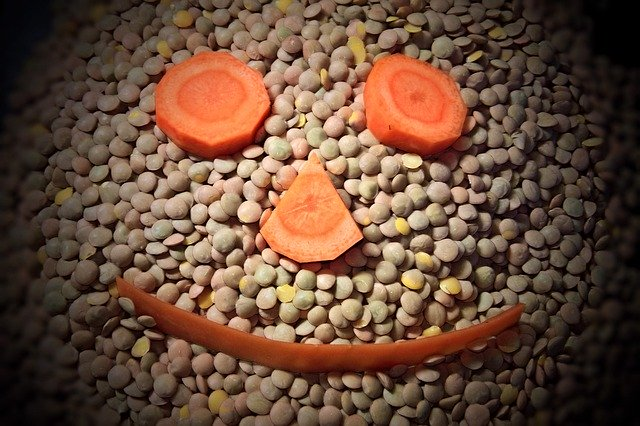
#> input picture opencv/study/PythonCode/images/img8.jpg, 640 x 426 px
$ python c2_blur.py
#> lines starting #> are read from the running program, lines starting #| are printed output that depends on the picture
### opencv/study/PythonCode/imgRead.py
import cv2

# 영상을 불러오기
def imgRead(imgPath, imgReadType, imgResWidth, imgResHeight):
#> called with imgPath = './images/img8.jpg', imgReadType = 0, imgResWidth = 320, imgResHeight = 240
    img = cv2.imread(imgPath, imgReadType)
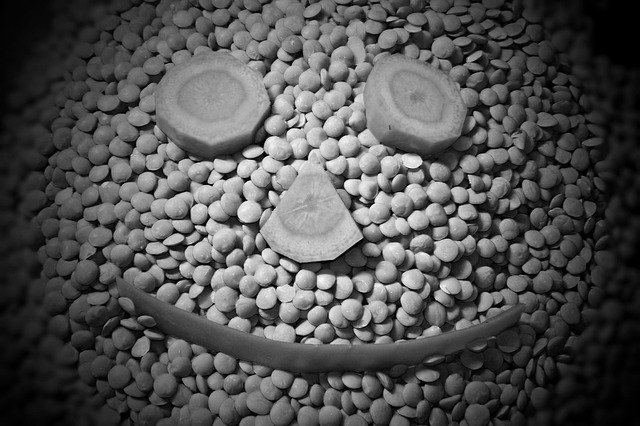
#> img: shape (426, 640); min 0, max 255, mean 81.3
    if imgResHeight != 0 | imgResWidth != 0:
        img = cv2.resize(img, (imgResWidth, imgResHeight))
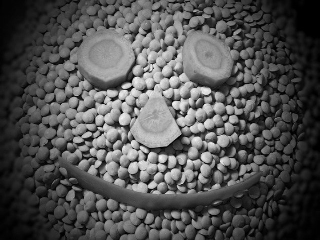
#> img: shape (240, 320); min 0, max 247, mean 81.1
    return img

### opencv/study/PythonCode/createFolder.py
import os

# 폴더 생성하기
def createFolder(dir):
    try:
        if not os.path.exists(dir):
            os.makedirs(dir)
    except OSError:
        print ('Error: createFolder')

### opencv/study/PythonCode/c2_blur.py
# 블러링 예제 (c2_blur.py)

# 관련 라이브러리 선언
import numpy as np
import cv2
from imgRead import imgRead
from createFolder import createFolder

# 영상 읽기
img1 = imgRead("./images/img8.jpg", cv2.IMREAD_GRAYSCALE, 320, 240)

# 필터 정의 및 블러링 수행
ksize1 = 3; ksize2 = 5; ksize3 = 7; ksize4 = 9
kernel = np.full(shape=[ksize4,ksize4], fill_value=1, dtype=np.float32) / (ksize4*ksize4)
res1 = cv2.blur(img1, (ksize1,ksize1))
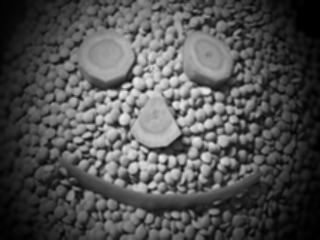
#> res1: shape (240, 320); min 0, max 237, mean 81.1
res2 = cv2.blur(img1, (ksize2,ksize2))
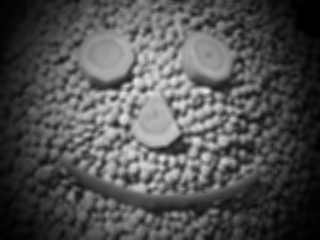
#> res2: shape (240, 320); min 0, max 226, mean 81.1
res3 = cv2.boxFilter(img1, -1, (ksize3,ksize3))
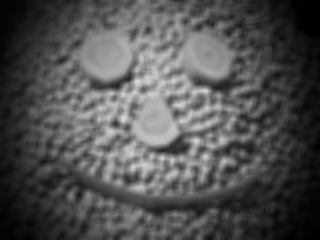
#> res3: shape (240, 320); min 0, max 215, mean 81.1
res4 = cv2.filter2D(img1, -1, kernel)
res5 = cv2.boxFilter(img1, -1, (1,21))
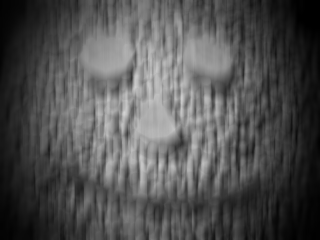
#> res5: shape (240, 320); min 0, max 210, mean 81.1

# 결과 영상 출력
displays = [("input1", img1),
            ("res1", res1),
            ("res2", res2),
            ("res3", res3),
            ("res4", res4),
            ("res5", res5)]
for (name, out) in displays:
    cv2.imshow(name, out)
#> this loop made 6 passes
#> name on passes 1 to 6: 'input1', 'res1', 'res2', 'res3', 'res4', 'res5'

# 키보드 입력을 기다린 후 모든 영상창 닫기
cv2.waitKey(0)
cv2.destroyAllWindows()

# 영상 저장
save_dir = './code_res_imgs/c2_blur'
createFolder(save_dir)
for (name, out) in displays:
    cv2.imwrite(save_dir+"/"+name+".jpg", out)

$ run again, with opencv/study/PythonCode/images/img1.jpg copied over opencv/study/PythonCode/images/img8.jpg
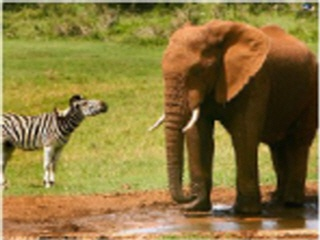
#> input picture opencv/study/PythonCode/images/img1.jpg, 320 x 240 px
#> in imgRead, `img = cv2.imread(imgPath, imgReadType)`:
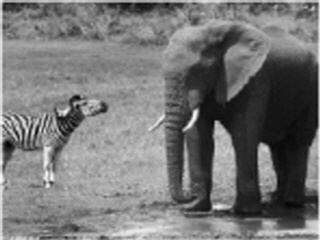
#> img: shape (240, 320); min 1, max 250, mean 117.8
#> `res5 = cv2.boxFilter(img1, -1, (1,21))`:
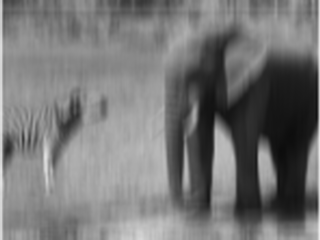
#> res5: shape (240, 320); min 12, max 234, mean 117.6
#> the loop `for (name, out) in displays:` made 6 passes
#> name on passes 1 to 6: 'input1', 'res1', 'res2', 'res3', 'res4', 'res5'

$ run again, with opencv/study/PythonCode/images/img10.jpg copied over opencv/study/PythonCode/images/img8.jpg
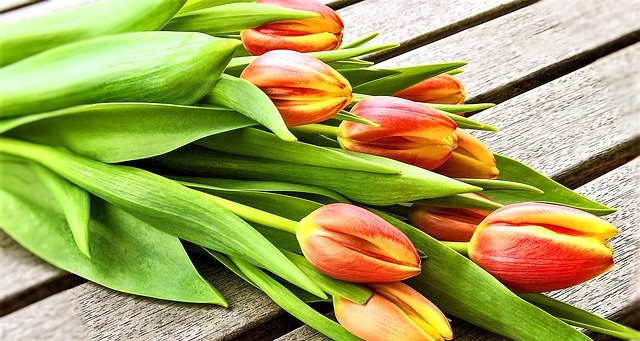
#> input picture opencv/study/PythonCode/images/img10.jpg, 640 x 341 px
#> in imgRead, `img = cv2.resize(img, (imgResWidth, imgResHeight))`:
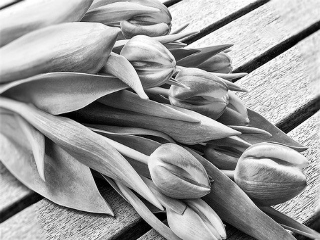
#> img: shape (240, 320); min 0, max 255, mean 154.4
#> `res5 = cv2.boxFilter(img1, -1, (1,21))`:
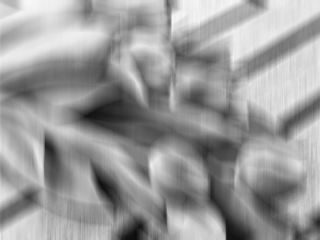
#> res5: shape (240, 320); min 12, max 248, mean 154.4
#> the loop `for (name, out) in displays:` made 6 passes
#> name on passes 1 to 6: 'input1', 'res1', 'res2', 'res3', 'res4', 'res5'

$ run again, with opencv/study/PythonCode/images/img11.jpg copied over opencv/study/PythonCode/images/img8.jpg
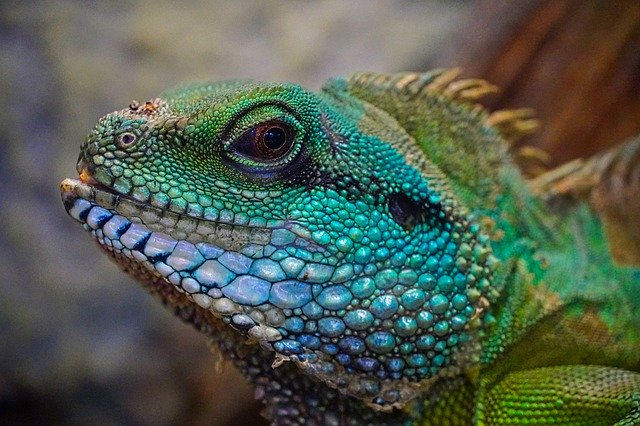
#> input picture opencv/study/PythonCode/images/img11.jpg, 640 x 426 px
#> in imgRead, `img = cv2.imread(imgPath, imgReadType)`:
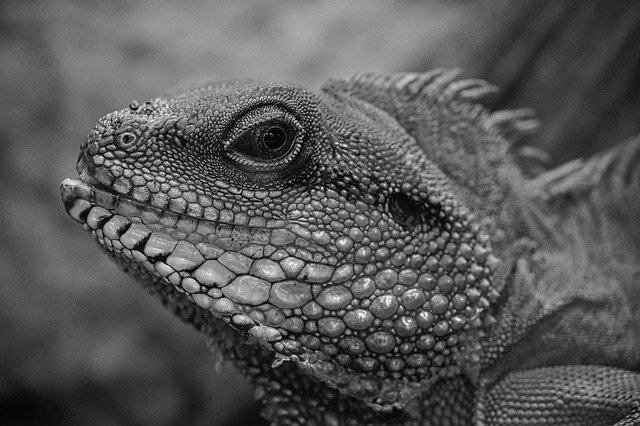
#> img: shape (426, 640); min 0, max 255, mean 88.1
#> `res5 = cv2.boxFilter(img1, -1, (1,21))`:
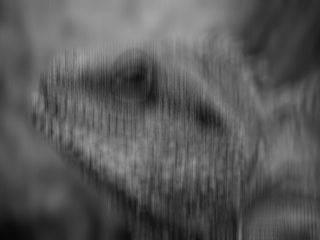
#> res5: shape (240, 320); min 7, max 164, mean 88
#> the loop `for (name, out) in displays:` made 6 passes
#> name on passes 1 to 6: 'input1', 'res1', 'res2', 'res3', 'res4', 'res5'
